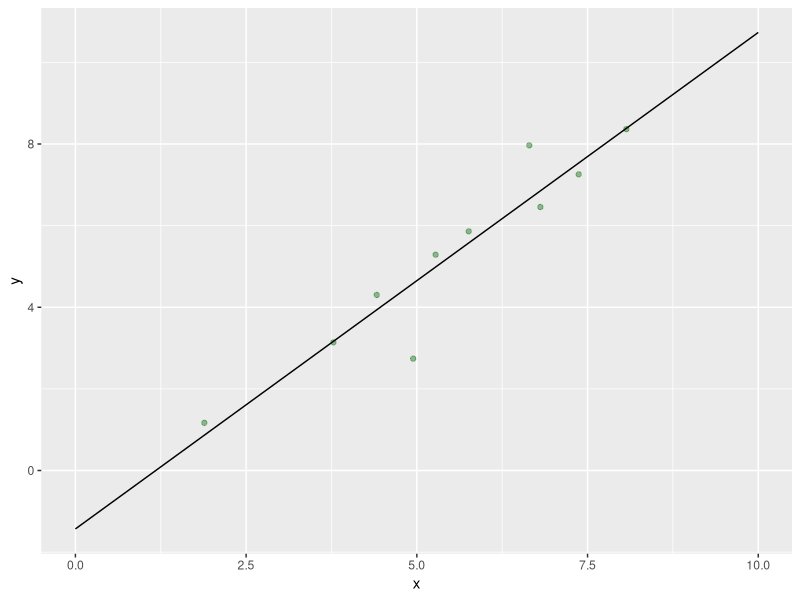
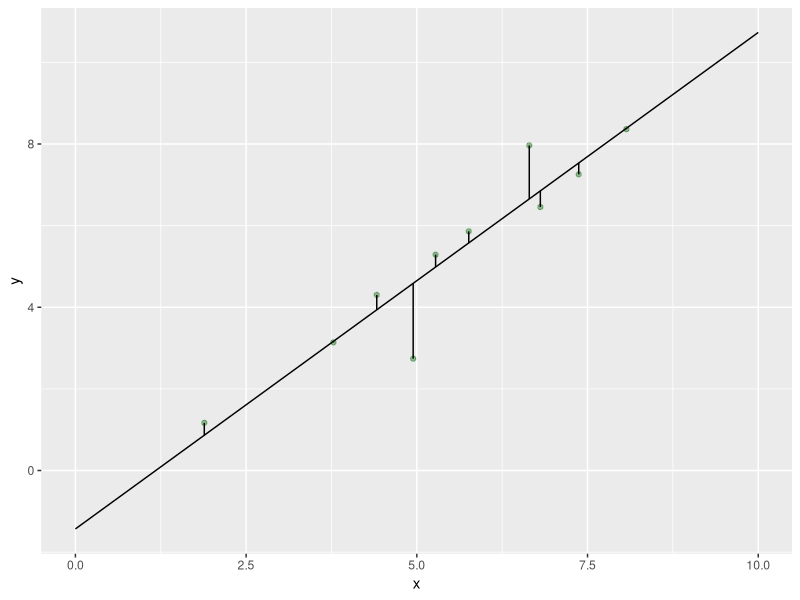
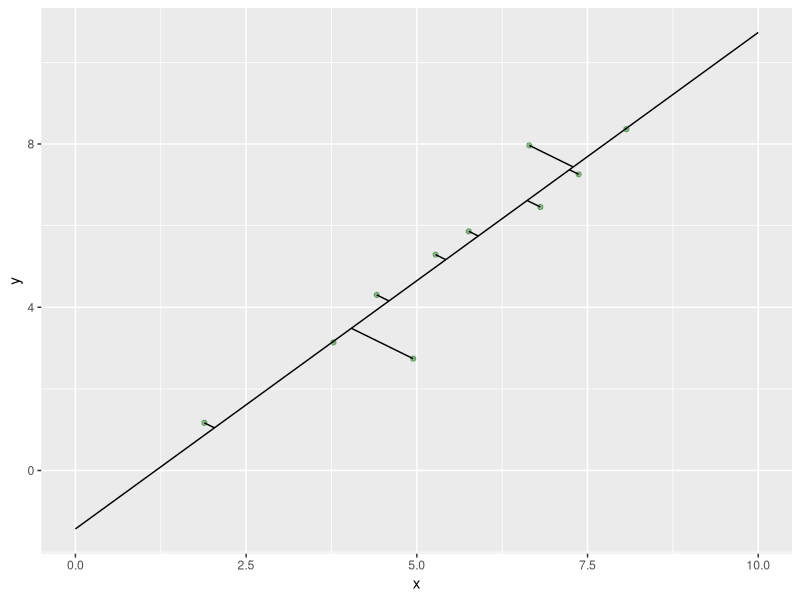

Source code (R) for these figures, in order:
## ---- chunk 1
knitr::opts_chunk$set(echo = TRUE)
library(tidyverse)
## ---- chunk 2
n <- 10
x <- runif(n,1,9)
y <- rnorm(n,x,1)
dat <- tibble(x = x, y= y)
lm1 <- lm(y~x, data = dat)
nudat <- tibble(x = seq(0,10,0.5))
nudat <- mutate(nudat, y2 = predict(lm1,newdata=nudat))
ggplot(dat, aes(x=x,y=y)) +
  geom_point(col="darkgreen",alpha=0.4) +
  geom_line(data = nudat, aes(x = x, y = y2))
## ---- chunk 3
y3 <- predict(lm1)
x2 <- nudat$x
#plot(x,y,xlim=c(0,10),ylim=c(0,10),pch=16,col="darkgreen",cex=1)
#lines(x2,nudat$y2,lwd=1)
#for (i in 1:n)
#  lines(c(x[i],x[i]),c(y[i],y3[i]),lwd=2,col=gray(0.4))
dat <- mutate(dat, y3 = y3)
g1 <- ggplot(dat, aes(x=x,y=y)) +
  geom_point(col="darkgreen",alpha=0.4) +
  geom_line(data = nudat, aes(x = x, y = y2)) +
  geom_segment(data = dat, aes(x = x, y = y, xend = x, yend = y3))
g1
## ---- chunk 4
y2 <- nudat$y2
b2 <- y+x/coef(lm1)[2]
#-1*(1/coef(lm1)[2])*x4 + b2 = coef(lm1)[2]*x4 + coef(lm1)[1]
x4 <- (b2 - coef(lm1)[1]) / (coef(lm1)[2] + 1/coef(lm1)[2])
y4 <- -(1/coef(lm1)[2])*x4 + b2

#plot(x,y,xlim=c(0,10),ylim=c(0,10),pch=16,col="darkgreen",cex=1)
#lines(x2,y2,lwd=1)
#for (i in 1:n)
#  lines(c(x[i],x4[i]),c(y[i],y4[i]),lwd=2,col=gray(0.4))
dat <- mutate(dat, y4 = y4, x4 = x4)
g2 <- ggplot(dat, aes(x=x,y=y)) +
  geom_point(col="darkgreen",alpha=0.4) +
  geom_line(data = nudat, aes(x = x, y = y2)) +
  geom_segment(data = dat, aes(x = x, y = y, xend = x4, yend = y4))
g2
